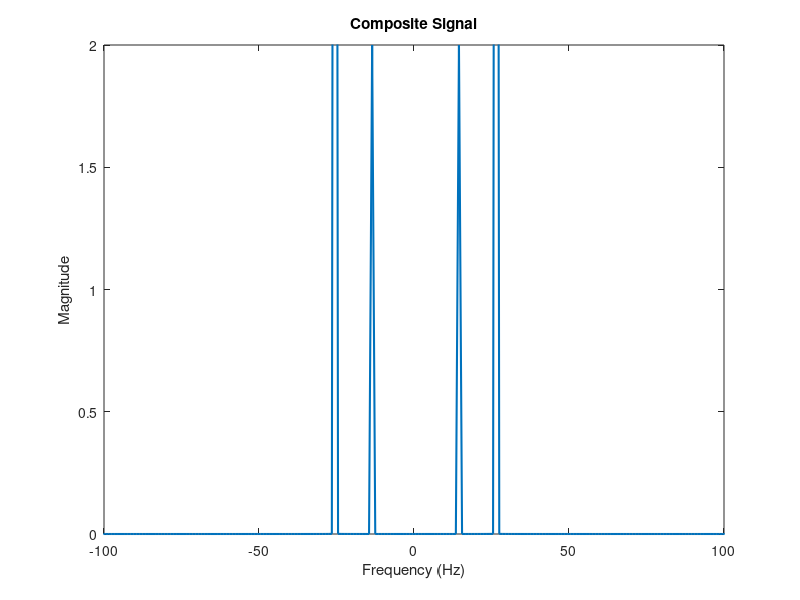

MATLAB code for this plot:
fs=10000; 
AMP1=2; 
AMP2=10; 
FREQ1=14; 
FREQ2=26; 
t=0:1/fs:1-1/fs; 
x1=AMP1*sin(2*3.1416*FREQ1*t); 
x2=AMP2*sin(2*3.1416*FREQ2*t+30*(3.1416/180)); 
x=AMP1*sin(2*3.1416*FREQ1*t)+AMP2*sin(2*3.1416*FREQ2*t+30); 
fx=fft(x); 
fx=fftshift(fx)/(fs/2); 
f = fs/2*linspace(-1,1,fs); 
figure; 
plot(f, abs(fx),'LineWidth',1.5); 
title('Composite Signal'); 
axis([-100 100 0 2]) 
xlabel('Frequency (Hz)'); 
ylabel('Magnitude'); 